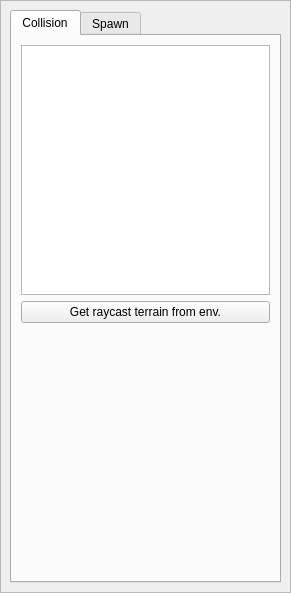
<?xml version="1.0" encoding="UTF-8"?>
<ui version="4.0">
 <class>affordancePanel</class>
 <widget class="QWidget" name="affordancePanel">
  <property name="geometry">
   <rect>
    <x>0</x>
    <y>0</y>
    <width>291</width>
    <height>593</height>
   </rect>
  </property>
  <property name="windowTitle">
   <string>Affordances</string>
  </property>
  <layout class="QVBoxLayout" name="verticalLayout_3">
   <property name="spacing">
    <number>0</number>
   </property>
   <property name="margin">
    <number>0</number>
   </property>
   <item>
    <widget class="QScrollArea" name="scrollArea">
     <property name="horizontalScrollBarPolicy">
      <enum>Qt::ScrollBarAlwaysOff</enum>
     </property>
     <property name="widgetResizable">
      <bool>true</bool>
     </property>
     <widget class="QWidget" name="scrollAreaWidgetContents">
      <property name="geometry">
       <rect>
        <x>0</x>
        <y>0</y>
        <width>289</width>
        <height>591</height>
       </rect>
      </property>
      <layout class="QVBoxLayout" name="verticalLayout_2">
       <item>
        <widget class="QTabWidget" name="tabWidget">
         <property name="currentIndex">
          <number>0</number>
         </property>
         <widget class="QWidget" name="settingsTab">
          <attribute name="title">
           <string>Collision</string>
          </attribute>
          <layout class="QVBoxLayout" name="verticalLayout">
           <item>
            <widget class="QListWidget" name="affordanceListWidget"/>
           </item>
           <item>
            <widget class="QPushButton" name="getRaycastTerrainButton">
             <property name="text">
              <string>Get raycast terrain from env.</string>
             </property>
            </widget>
           </item>
           <item>
            <spacer name="verticalSpacer_2">
             <property name="orientation">
              <enum>Qt::Vertical</enum>
             </property>
             <property name="sizeHint" stdset="0">
              <size>
               <width>20</width>
               <height>40</height>
              </size>
             </property>
            </spacer>
           </item>
          </layout>
         </widget>
         <widget class="QWidget" name="spawnTab">
          <attribute name="title">
           <string>Spawn</string>
          </attribute>
          <layout class="QGridLayout" name="gridLayout">
           <item row="0" column="1">
            <widget class="QPushButton" name="spawnBoxButton">
             <property name="text">
              <string>Box</string>
             </property>
            </widget>
           </item>
           <item row="1" column="1">
            <widget class="QPushButton" name="spawnSphereButton">
             <property name="text">
              <string>Sphere</string>
             </property>
            </widget>
           </item>
           <item row="2" column="0" rowspan="2">
            <spacer name="horizontalSpacer">
             <property name="orientation">
              <enum>Qt::Horizontal</enum>
             </property>
             <property name="sizeHint" stdset="0">
              <size>
               <width>51</width>
               <height>20</height>
              </size>
             </property>
            </spacer>
           </item>
           <item row="2" column="1">
            <widget class="QPushButton" name="spawnCylinderButton">
             <property name="text">
              <string>Cylinder</string>
             </property>
            </widget>
           </item>
           <item row="3" column="1">
            <widget class="QPushButton" name="spawnCapsuleButton">
             <property name="text">
              <string>Capsule</string>
             </property>
            </widget>
           </item>
           <item row="3" column="2">
            <spacer name="horizontalSpacer_2">
             <property name="orientation">
              <enum>Qt::Horizontal</enum>
             </property>
             <property name="sizeHint" stdset="0">
              <size>
               <width>51</width>
               <height>20</height>
              </size>
             </property>
            </spacer>
           </item>
           <item row="4" column="1">
            <widget class="QPushButton" name="spawnRingButton">
             <property name="text">
              <string>Ring</string>
             </property>
            </widget>
           </item>
           <item row="5" column="1">
            <widget class="QPushButton" name="spawnMeshButton">
             <property name="text">
              <string>Mesh</string>
             </property>
            </widget>
           </item>
           <item row="6" column="1">
            <spacer name="verticalSpacer">
             <property name="orientation">
              <enum>Qt::Vertical</enum>
             </property>
             <property name="sizeHint" stdset="0">
              <size>
               <width>20</width>
               <height>302</height>
              </size>
             </property>
            </spacer>
           </item>
          </layout>
         </widget>
        </widget>
       </item>
      </layout>
     </widget>
    </widget>
   </item>
  </layout>
 </widget>
 <resources/>
 <connections/>
</ui>
